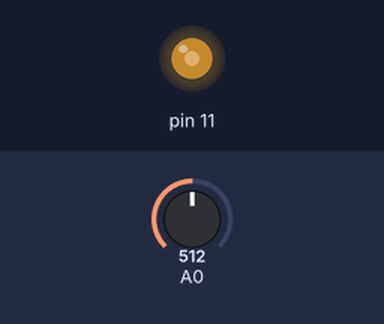
The sketch below on a simulated Arduino Uno, built with avr-gcc and run on an emulated ATmega328P. Parts: output pins drawn as LEDs (lit = HIGH). Inputs (shaded band) come from the test bench; at power-on: A0 = 512.

Above: at 1.2 s.
1.3 s: A0 set to 716
At 1.9 s:
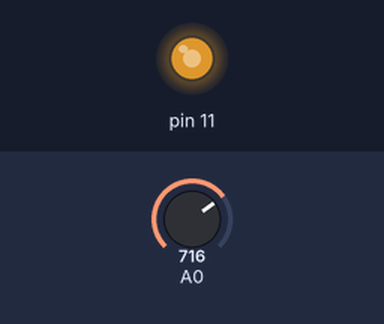
2.8 s: A0 set to 900
At 4.0 s:
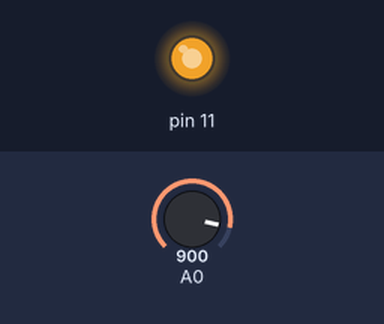
4.3 s: A0 set to 122
At 5.3 s:
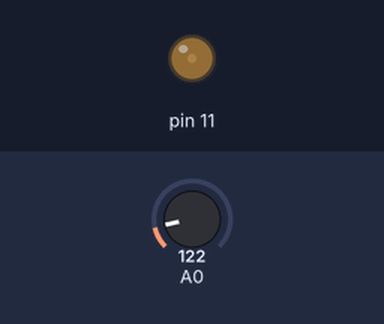
5.8 s: A0 set to 0
At 6.5 s:
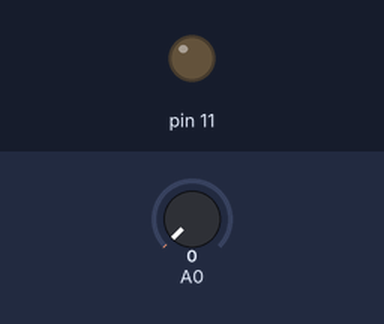
7.3 s: A0 set to 511
At 7.6 s:
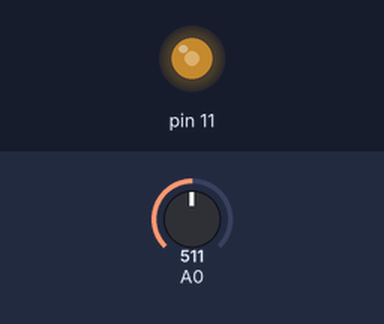
Timing chart, 0 to 9.8 s (numbered marks = the images above; inputs shaded):
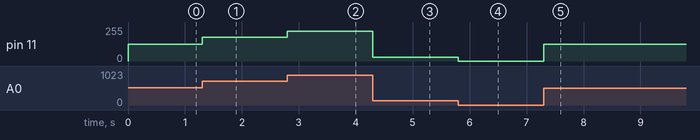

Measured:
- after the input at 1.3 s, pin 11: 127/255 → 178/255 at once
- after the input at 2.8 s, pin 11: 178/255 → 224/255 at once
- after the input at 4.3 s, pin 11: 224/255 → 30/255 at once
- after the input at 5.8 s, pin 11: 30/255 → 0/255 at once
- after the input at 7.3 s, pin 11: 0/255 → 127/255 at once

The sketch:

4-DimLed.ino
```cpp
/*
This code allows controlling the LED brightness by varying the position
of the potentiomenter connected to pin A0 (an analog input)
*/
int light=0;
int light2=0;

void setup()
{
  pinMode(A0, INPUT);
  pinMode(11, OUTPUT);
}
void loop()
{
light = analogRead(A0);
light2 = map(light,0,1023,0,255);
analogWrite(11, light2);
}
```
